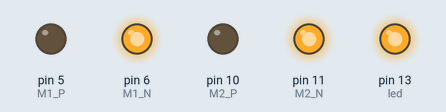
Bench run of a sketch on a simulated Arduino Uno, built with avr-gcc and run on an emulated ATmega328P. On the bench: output pins drawn as LEDs (lit = HIGH).

Above: at 0.1 s.
At 2.7 s:
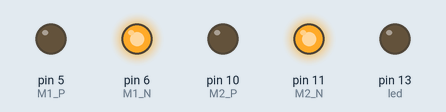
Timing chart, 0 to 3.0 s (numbered marks = the images above):
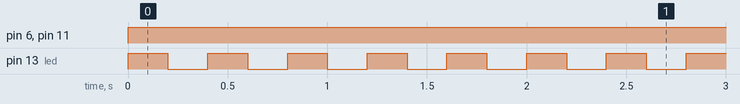

Measured:
- by itself, pin 6 (M1_N), pin 11 (M2_N): LOW → HIGH at 0.00 s
- by itself, pin 13 (led): alternates HIGH for 0.20 s and LOW for 0.20 s

The sketch:

mot_test.ino
```cpp
int M1_Pspd = 0;
int M1_Nspd = 255;
int M2_Pspd = 0;
int M2_Nspd = 255;
int M1_P = 5;
int M1_N = 6;
int M2_P = 10;
int M2_N = 11;
int led = 13;
void setup() {
  // put your setup code here, to run once:
  pinMode(M1_P,OUTPUT);
  pinMode(M1_N,OUTPUT);
  pinMode(M2_P,OUTPUT);
  pinMode(M2_N,OUTPUT);
  pinMode(led,OUTPUT);
}

void loop() {
  // put your main code here, to run repeatedly:
  analogWrite(M1_P,M1_Pspd);
  analogWrite(M1_N,M1_Nspd);
  analogWrite(M2_P,M2_Pspd);
  analogWrite(M2_N,M2_Nspd);
  digitalWrite(led,HIGH);
  delay(200);
  digitalWrite(led,LOW);
  delay(200);
}
```
